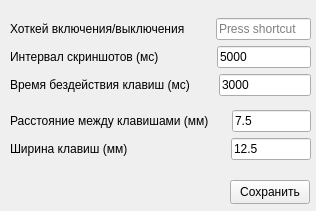
<?xml version="1.0" encoding="UTF-8"?>
<ui version="4.0">
 <class>MainWindow</class>
 <widget class="QMainWindow" name="MainWindow">
  <property name="geometry">
   <rect>
    <x>0</x>
    <y>0</y>
    <width>316</width>
    <height>211</height>
   </rect>
  </property>
  <property name="windowTitle">
   <string>KeyLogger</string>
  </property>
  <widget class="QWidget" name="centralwidget">
   <widget class="QPushButton" name="apply_settings_button">
    <property name="geometry">
     <rect>
      <x>230</x>
      <y>180</y>
      <width>80</width>
      <height>24</height>
     </rect>
    </property>
    <property name="text">
     <string>Сохранить</string>
    </property>
   </widget>
   <widget class="QWidget" name="">
    <property name="geometry">
     <rect>
      <x>10</x>
      <y>10</y>
      <width>301</width>
      <height>160</height>
     </rect>
    </property>
    <layout class="QVBoxLayout" name="verticalLayout_3">
     <item>
      <layout class="QVBoxLayout" name="verticalLayout">
       <item>
        <layout class="QHBoxLayout" name="horizontalLayout_6">
         <item>
          <widget class="QLabel" name="hotkey_label">
           <property name="text">
            <string>Хоткей включения/выключения</string>
           </property>
          </widget>
         </item>
         <item>
          <spacer name="horizontalSpacer_3">
           <property name="orientation">
            <enum>Qt::Orientation::Horizontal</enum>
           </property>
           <property name="sizeHint" stdset="0">
            <size>
             <width>39</width>
             <height>20</height>
            </size>
           </property>
          </spacer>
         </item>
         <item>
          <widget class="QKeySequenceEdit" name="hotkey_sequence">
           <property name="keySequence">
            <string/>
           </property>
           <property name="maximumSequenceLength">
            <longLong>1</longLong>
           </property>
          </widget>
         </item>
        </layout>
       </item>
       <item>
        <layout class="QHBoxLayout" name="horizontalLayout_2">
         <item>
          <widget class="QLabel" name="screen_interval_label">
           <property name="text">
            <string>Интервал скриншотов (мс)</string>
           </property>
          </widget>
         </item>
         <item>
          <spacer name="horizontalSpacer_2">
           <property name="orientation">
            <enum>Qt::Orientation::Horizontal</enum>
           </property>
           <property name="sizeHint" stdset="0">
            <size>
             <width>67</width>
             <height>20</height>
            </size>
           </property>
          </spacer>
         </item>
         <item>
          <widget class="QLineEdit" name="screen_interval_lineEdit">
           <property name="text">
            <string>5000</string>
           </property>
          </widget>
         </item>
        </layout>
       </item>
       <item>
        <layout class="QHBoxLayout" name="horizontalLayout">
         <item>
          <widget class="QLabel" name="duration_limit_label">
           <property name="text">
            <string>Время бездействия клавиш (мс)</string>
           </property>
          </widget>
         </item>
         <item>
          <spacer name="horizontalSpacer">
           <property name="orientation">
            <enum>Qt::Orientation::Horizontal</enum>
           </property>
           <property name="sizeHint" stdset="0">
            <size>
             <width>40</width>
             <height>20</height>
            </size>
           </property>
          </spacer>
         </item>
         <item>
          <widget class="QLineEdit" name="duration_limit_lineEdit">
           <property name="text">
            <string>3000</string>
           </property>
          </widget>
         </item>
        </layout>
       </item>
      </layout>
     </item>
     <item>
      <layout class="QVBoxLayout" name="verticalLayout_2">
       <item>
        <layout class="QHBoxLayout" name="horizontalLayout_3">
         <item>
          <widget class="QLabel" name="button_distance_label">
           <property name="text">
            <string>Расстояние между клавишами (мм)</string>
           </property>
          </widget>
         </item>
         <item>
          <spacer name="horizontalSpacer_4">
           <property name="orientation">
            <enum>Qt::Orientation::Horizontal</enum>
           </property>
           <property name="sizeHint" stdset="0">
            <size>
             <width>47</width>
             <height>20</height>
            </size>
           </property>
          </spacer>
         </item>
         <item>
          <widget class="QLineEdit" name="button_distance_lineEdit">
           <property name="text">
            <string>7.5</string>
           </property>
          </widget>
         </item>
        </layout>
       </item>
       <item>
        <layout class="QHBoxLayout" name="horizontalLayout_4">
         <item>
          <widget class="QLabel" name="button_width_label">
           <property name="text">
            <string>Ширина клавиш (мм)</string>
           </property>
          </widget>
         </item>
         <item>
          <spacer name="horizontalSpacer_5">
           <property name="orientation">
            <enum>Qt::Orientation::Horizontal</enum>
           </property>
           <property name="sizeHint" stdset="0">
            <size>
             <width>126</width>
             <height>20</height>
            </size>
           </property>
          </spacer>
         </item>
         <item>
          <widget class="QLineEdit" name="button_width_lineEdit">
           <property name="text">
            <string>12.5</string>
           </property>
          </widget>
         </item>
        </layout>
       </item>
      </layout>
     </item>
    </layout>
   </widget>
  </widget>
 </widget>
 <resources/>
 <connections/>
</ui>
